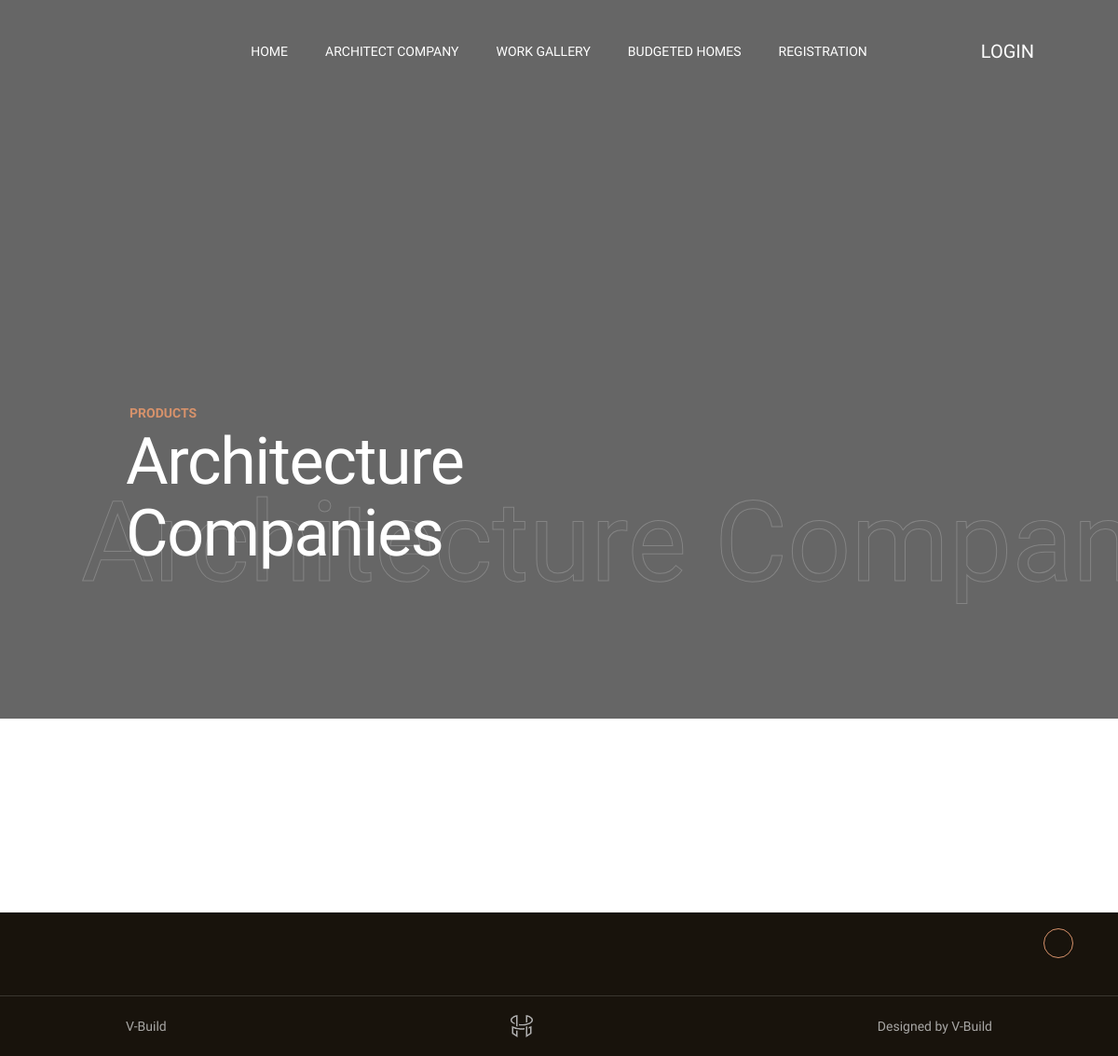
Page /gallery2.php on the earlier database version.
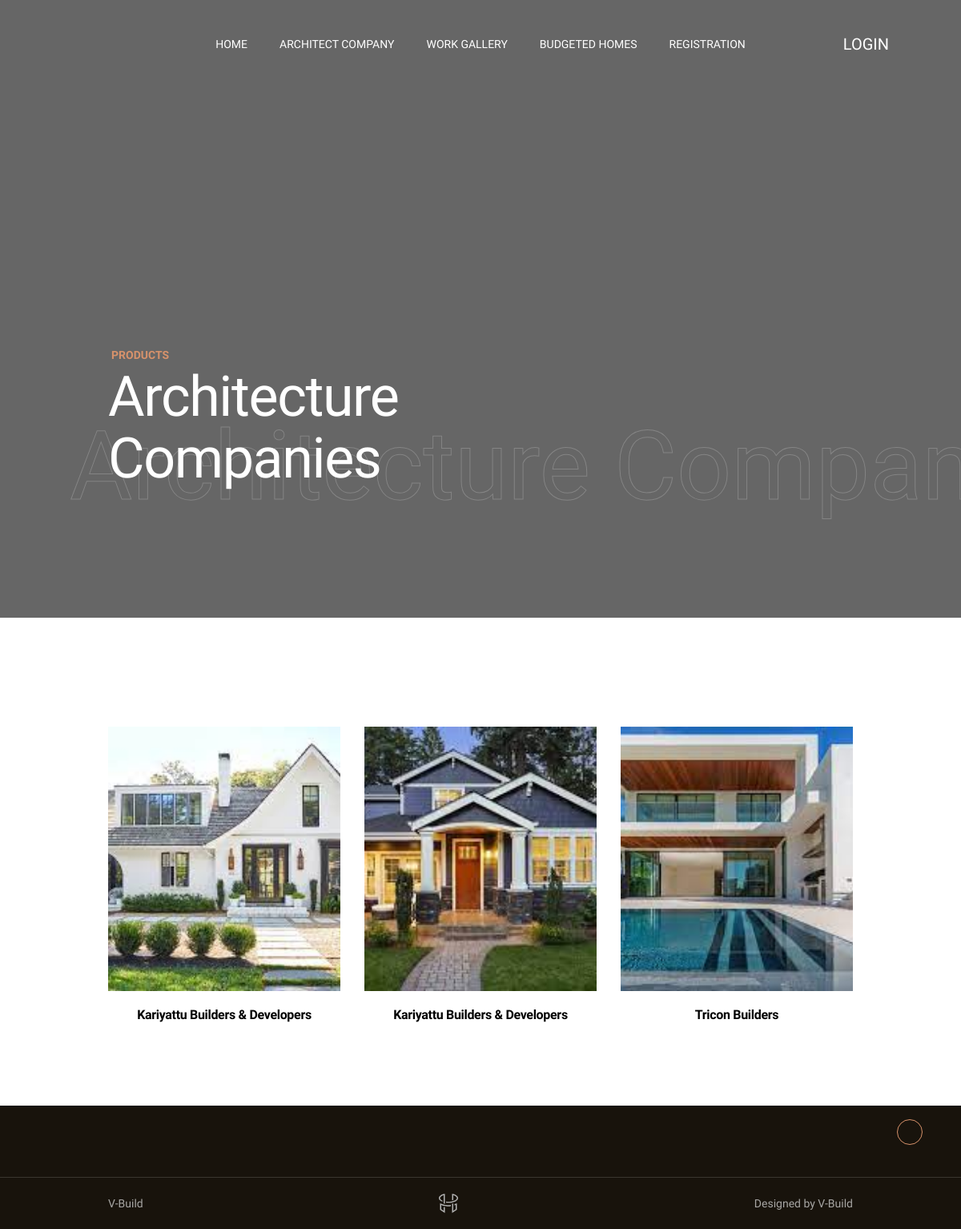
Same page on the later database version.
### tables this page shows
CREATE TABLE IF NOT EXISTS `gallery` (
  `g_id` int(11) NOT NULL AUTO_INCREMENT,
  `a_id` int(11) NOT NULL,
  `image` varchar(100) NOT NULL,
  PRIMARY KEY (`g_id`)
);

CREATE TABLE IF NOT EXISTS `company_registration` (
  `c_id` int(30) NOT NULL AUTO_INCREMENT,
  `cl_id` int(30) NOT NULL,
  `c_companyname` varchar(100) NOT NULL,
  `c_address` varchar(100) NOT NULL,
  `c_email` varchar(100) NOT NULL,
  `c_password` varchar(100) NOT NULL,
  `c_phonenumber` varchar(100) NOT NULL,
  `map` text NOT NULL,
  `pincode` int(6) NOT NULL,
  `c_file` varchar(100) NOT NULL,
  PRIMARY KEY (`c_id`)
);

### gallery2.php (the view, shortened to what this page needs)
<?php
include 'header.php';
include('database.php');
?>
      <div class="content-wrapper  js-content-wrapper">
        <section class="page-masthead">
          <div data-parallax="0.6" class="page-masthead__bg">
          </div>
          <div class="container">
            <div class="page-masthead__content">
              <div class="row justify-content-between md:justify-content-center align-items-center">
                <div class="col-lg-9 col-md-10">
                  <div data-anim="slide-up delay-1">
                    <div class="page-masthead__subtitle">PRODUCTS</div>
                    <div class="page-masthead__back_title">Architecture Companies</div>
                    <h1 class="page-masthead__title text-white">Architecture Companies</h1>
                  </div>
                </div>
              </div>
            </div>
          </div>
        </section>
        <section class="layout-pt-md layout-pb-md">
          <div class="container">
            <div class="row">
              <div class="col-12">
                <div class="row y-gap-32 mt-40 lg:mt-20">
                  <?php
 $sqllll="SELECT * FROM `gallery`";
                  $result = $con->query($sqllll);
                               while($row= mysqli_fetch_array($result))
                                 {
                                 ?>
                  <div class="col-xl-3 col-lg-4 col-sm-6">
                    <div class="shopCard text-center">
                      <div class="shopCard__image ratio ratio-29:33">
                        <img class="ratio-img" src="uploads/<?php echo $row['image'];?>" alt="Product image">
                      </div>
                      <div class="shopCard__content mt-20">
                        <h4 class="shopCard__title text-base mt-8"><?php  $a_id= $row['a_id'];
 $sqll="SELECT * FROM `company_registration` WHERE cl_id=$a_id";
                  $result1 = $con->query($sqll);
                               while($row1= mysqli_fetch_array($result1))
                                 {
									 echo $row1['c_companyname'];
								 }
							?></h4>
                      </div>
                    </div>
                  </div>
         <?php }
                   ?>
                </div>
              </div>
            </div>
          </div>
        </section>
<?php
include 'footer.php';
?>

Differences in the rows shown:
added gallery: image (picture)
now on this page (row edited): company_registration: c_companyname "Kariyattu Builders & Developers"
added gallery: image (picture)
added gallery: image (picture)
now on this page (row edited): company_registration: c_companyname "Tricon Builders"
